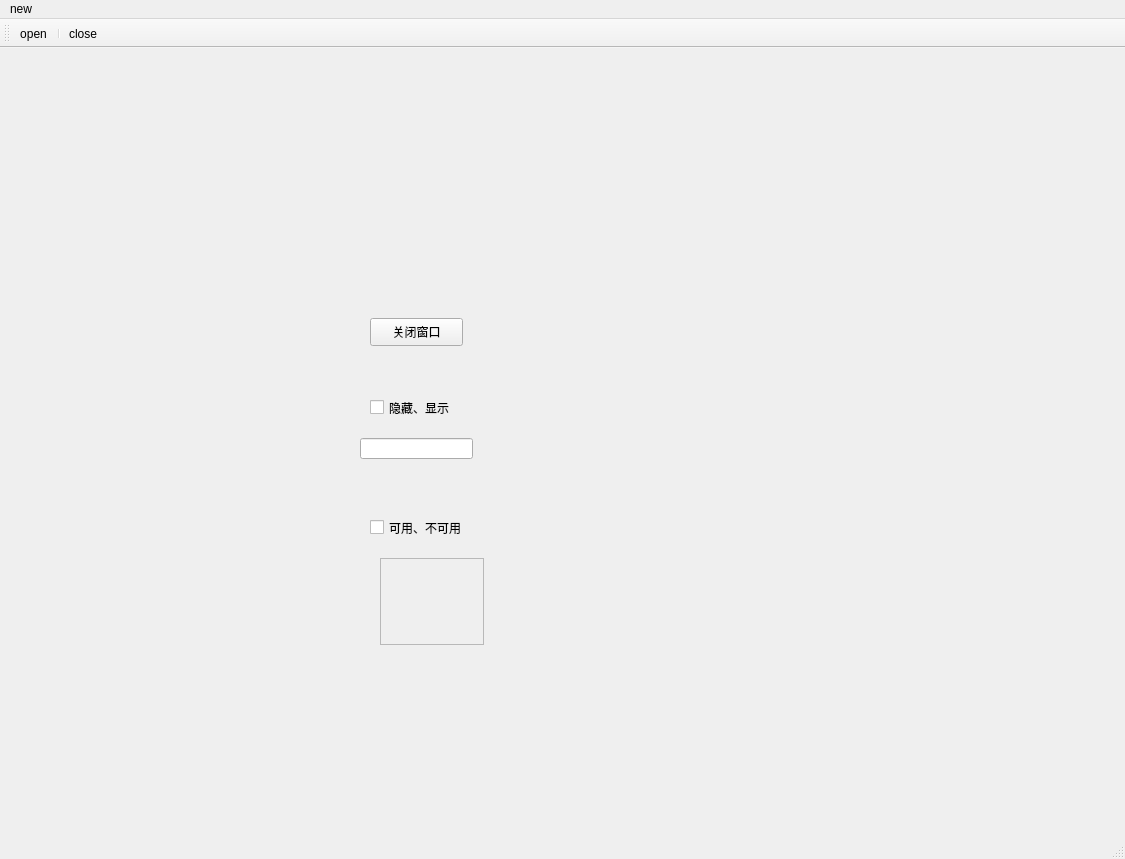
<?xml version="1.0" encoding="UTF-8"?>
<ui version="4.0">
 <class>MainWindow</class>
 <widget class="QMainWindow" name="MainWindow">
  <property name="enabled">
   <bool>true</bool>
  </property>
  <property name="geometry">
   <rect>
    <x>0</x>
    <y>0</y>
    <width>1125</width>
    <height>859</height>
   </rect>
  </property>
  <property name="sizePolicy">
   <sizepolicy hsizetype="Fixed" vsizetype="Preferred">
    <horstretch>1</horstretch>
    <verstretch>0</verstretch>
   </sizepolicy>
  </property>
  <property name="maximumSize">
   <size>
    <width>16777215</width>
    <height>16777215</height>
   </size>
  </property>
  <property name="windowTitle">
   <string>MainWindow</string>
  </property>
  <widget class="QWidget" name="centralwidget">
   <widget class="QPushButton" name="pushButton">
    <property name="geometry">
     <rect>
      <x>370</x>
      <y>270</y>
      <width>93</width>
      <height>28</height>
     </rect>
    </property>
    <property name="text">
     <string>关闭窗口</string>
    </property>
   </widget>
   <widget class="QCheckBox" name="checkBox">
    <property name="geometry">
     <rect>
      <x>370</x>
      <y>470</y>
      <width>121</width>
      <height>19</height>
     </rect>
    </property>
    <property name="text">
     <string>可用、不可用</string>
    </property>
   </widget>
   <widget class="QTextEdit" name="textEdit">
    <property name="enabled">
     <bool>false</bool>
    </property>
    <property name="geometry">
     <rect>
      <x>380</x>
      <y>510</y>
      <width>104</width>
      <height>87</height>
     </rect>
    </property>
   </widget>
   <widget class="QCheckBox" name="checkBox_2">
    <property name="enabled">
     <bool>true</bool>
    </property>
    <property name="geometry">
     <rect>
      <x>370</x>
      <y>350</y>
      <width>121</width>
      <height>19</height>
     </rect>
    </property>
    <property name="tabletTracking">
     <bool>false</bool>
    </property>
    <property name="text">
     <string>隐藏、显示</string>
    </property>
   </widget>
   <widget class="QLineEdit" name="lineEdit">
    <property name="enabled">
     <bool>true</bool>
    </property>
    <property name="geometry">
     <rect>
      <x>360</x>
      <y>390</y>
      <width>113</width>
      <height>21</height>
     </rect>
    </property>
   </widget>
  </widget>
  <widget class="QMenuBar" name="menubar">
   <property name="geometry">
    <rect>
     <x>0</x>
     <y>0</y>
     <width>1125</width>
     <height>26</height>
    </rect>
   </property>
   <widget class="QMenu" name="menunew">
    <property name="title">
     <string>new</string>
    </property>
    <addaction name="separator"/>
    <addaction name="actionold"/>
    <addaction name="actionclose"/>
   </widget>
   <addaction name="menunew"/>
  </widget>
  <widget class="QStatusBar" name="statusbar"/>
  <widget class="QToolBar" name="toolBar">
   <property name="windowTitle">
    <string>toolBar</string>
   </property>
   <attribute name="toolBarArea">
    <enum>TopToolBarArea</enum>
   </attribute>
   <attribute name="toolBarBreak">
    <bool>false</bool>
   </attribute>
   <addaction name="actionold"/>
   <addaction name="separator"/>
   <addaction name="actionclose"/>
  </widget>
  <action name="actionold">
   <property name="text">
    <string>open</string>
   </property>
   <property name="toolTip">
    <string>open file</string>
   </property>
   <property name="shortcut">
    <string>Ctrl+A</string>
   </property>
  </action>
  <action name="actionclose">
   <property name="text">
    <string>close</string>
   </property>
   <property name="toolTip">
    <string>close file</string>
   </property>
   <property name="shortcut">
    <string>Ctrl+B</string>
   </property>
  </action>
 </widget>
 <resources/>
 <connections>
  <connection>
   <sender>pushButton</sender>
   <signal>clicked()</signal>
   <receiver>MainWindow</receiver>
   <slot>close()</slot>
   <hints>
    <hint type="sourcelabel">
     <x>431</x>
     <y>306</y>
    </hint>
    <hint type="destinationlabel">
     <x>539</x>
     <y>394</y>
    </hint>
   </hints>
  </connection>
  <connection>
   <sender>checkBox_2</sender>
   <signal>toggled(bool)</signal>
   <receiver>lineEdit</receiver>
   <slot>setVisible(bool)</slot>
   <hints>
    <hint type="sourcelabel">
     <x>401</x>
     <y>388</y>
    </hint>
    <hint type="destinationlabel">
     <x>407</x>
     <y>423</y>
    </hint>
   </hints>
  </connection>
  <connection>
   <sender>checkBox</sender>
   <signal>toggled(bool)</signal>
   <receiver>textEdit</receiver>
   <slot>setEnabled(bool)</slot>
   <hints>
    <hint type="sourcelabel">
     <x>454</x>
     <y>503</y>
    </hint>
    <hint type="destinationlabel">
     <x>442</x>
     <y>573</y>
    </hint>
   </hints>
  </connection>
 </connections>
</ui>
